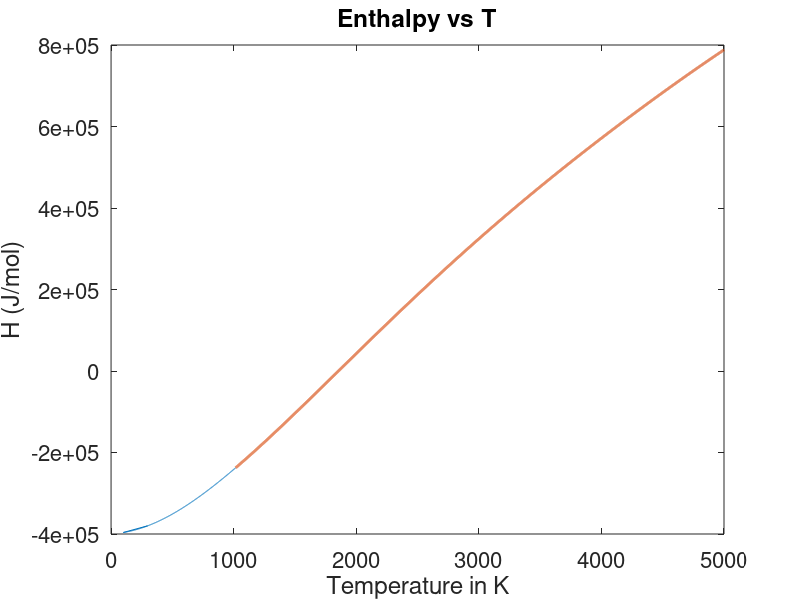
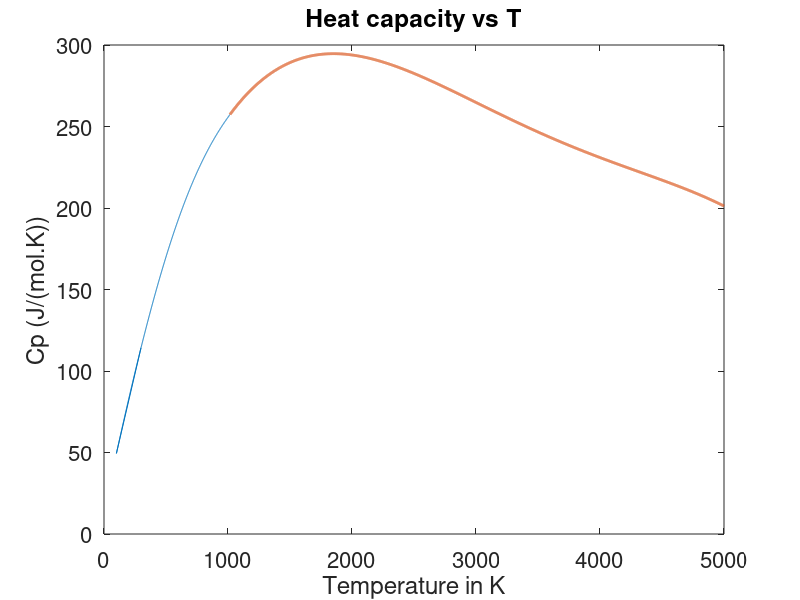
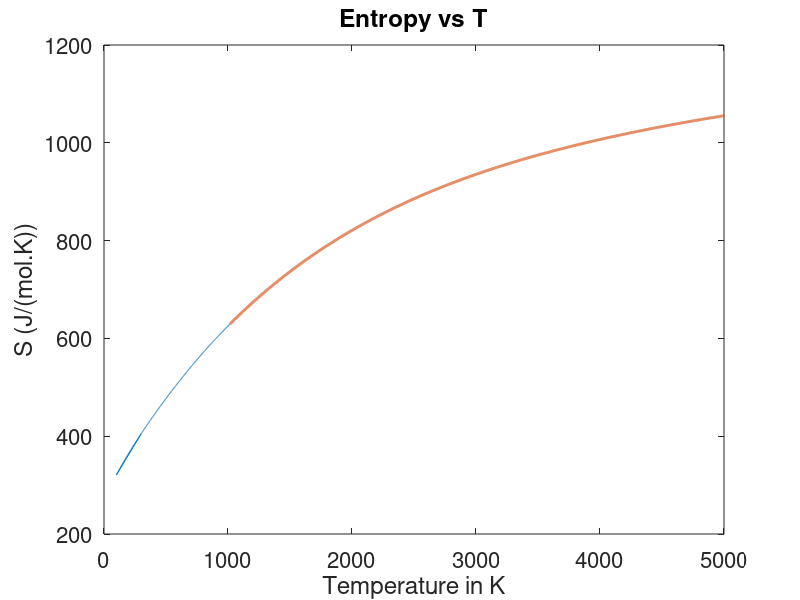
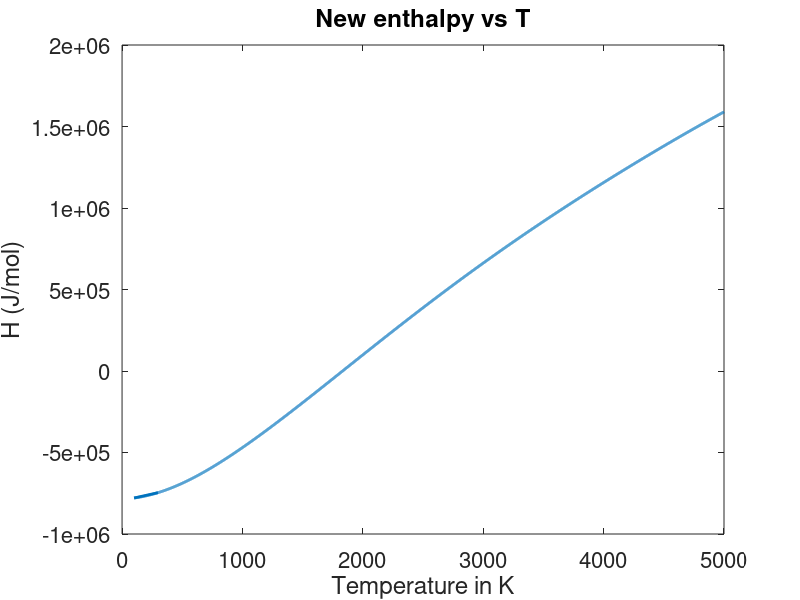

MATLAB code to generate these figures, in order:
%Created by Raphael BOICHOT around 2018, updated in March 2024 for public release
%Format of output data : T(K) H/(RT)(-) Cp/R(-) S/R(-) in columns
clc;
clear;
close all;
R=8.314462618;%(J/kmol.K)
cal=4.184;
R_cal=R/cal;
Tref = 298.15;
Default_fontsize=16;
fileID = fopen('Input.dat','r');
A = fread(fileID,45,'*char');
Data=cell2mat(textscan(char(fread(fileID,35,'*char')),'%f'));
Low_temp = Data(1);
High_temp = Data(2);
Cutting_temp = round(Data(3));
fread(fileID,2,'*char');
a1_HT = cell2mat(textscan(char(fread(fileID,15,'*char')),'%f'));
a2_HT = cell2mat(textscan(char(fread(fileID,15,'*char')),'%f'));
a3_HT = cell2mat(textscan(char(fread(fileID,15,'*char')),'%f'));
a4_HT = cell2mat(textscan(char(fread(fileID,15,'*char')),'%f'));
a5_HT = cell2mat(textscan(char(fread(fileID,15,'*char')),'%f'));
fread(fileID,7,'*char');
a6_HT = cell2mat(textscan(char(fread(fileID,15,'*char')),'%f'));
a7_HT = cell2mat(textscan(char(fread(fileID,15,'*char')),'%f'));
a1_BT = cell2mat(textscan(char(fread(fileID,15,'*char')),'%f'));
a2_BT = cell2mat(textscan(char(fread(fileID,15,'*char')),'%f'));
a3_BT = cell2mat(textscan(char(fread(fileID,15,'*char')),'%f'));
fread(fileID,7,'*char');
a4_BT = cell2mat(textscan(char(fread(fileID,15,'*char')),'%f'));
a5_BT = cell2mat(textscan(char(fread(fileID,15,'*char')),'%f'));
a6_BT = cell2mat(textscan(char(fread(fileID,15,'*char')),'%f'));
a7_BT = cell2mat(textscan(char(fread(fileID,15,'*char')),'%f'));
fclose(fileID);

%Plotting
T_BT=[Tref,Low_temp:1:Cutting_temp];
H_R_BT=a1_BT+a2_BT.*T_BT/2+a3_BT.*T_BT.^2/3+a4_BT.*T_BT.^3/4+a5_BT.*T_BT.^4/5+a6_BT./T_BT;
Cp_R_BT=a1_BT+a2_BT.*T_BT+a3_BT.*T_BT.^2+a4_BT.*T_BT.^3+a5_BT.*T_BT.^4;
S_R_BT=a1_BT.*log(T_BT)+a2_BT.*T_BT+a3_BT.*T_BT.^2/2+a4_BT.*T_BT.^3/3+a5_BT.*T_BT.^4/4+a7_BT;

T_HT=Cutting_temp:1:High_temp;
H_R_HT=a1_HT+a2_HT.*T_HT/2+a3_HT.*T_HT.^2/3+a4_HT.*T_HT.^3/4+a5_HT.*T_HT.^4/5+a6_HT./T_HT;
Cp_R_HT=a1_HT+a2_HT.*T_HT+a3_HT.*T_HT.^2+a4_HT.*T_HT.^3+a5_HT.*T_HT.^4;
S_R_HT=a1_HT.*log(T_HT)+a2_HT.*T_HT+a3_HT.*T_HT.^2/2+a4_HT.*T_HT.^3/3+a5_HT.*T_HT.^4/4+a7_HT;

figure(1)
plot(T_BT,H_R_BT.*T_BT*(R),T_HT,H_R_HT.*T_HT*R,'LineWidth',2)
title('Enthalpy vs T','Fontsize',Default_fontsize)
ylabel('H (J/mol)','Fontsize',Default_fontsize)
xlabel('Temperature in K','Fontsize',Default_fontsize);
set(gca,'FontSize',Default_fontsize)
saveas(gcf,'H_R_NASA.png');

figure(2)
plot(T_BT,Cp_R_BT*(R),T_HT,Cp_R_HT*R,'LineWidth',2)
title('Heat capacity vs T','Fontsize',Default_fontsize)
ylabel('Cp (J/(mol.K))','Fontsize',Default_fontsize)
xlabel('Temperature in K','Fontsize',Default_fontsize);
set(gca,'FontSize',Default_fontsize)
saveas(gcf,'Cp_R_NASA.png');

figure(3)
plot(T_BT,S_R_BT*(R),T_HT,S_R_HT*R,'LineWidth',2)
title('Entropy vs T','Fontsize',Default_fontsize)
ylabel('S (J/(mol.K))','Fontsize',Default_fontsize)
xlabel('Temperature in K','Fontsize',Default_fontsize);
set(gca,'FontSize',Default_fontsize)
saveas(gcf,'S_R_NASA.png');

T=[T_BT T_HT]';
S_R=[S_R_BT S_R_HT]';
H_RT=[H_R_BT H_R_HT]';
Cp_R=[Cp_R_BT Cp_R_HT]';
% raw_data=[T H_RT Cp_R S_R ];
% save thermo_data.txt raw_data -ascii;

fprintf('Cutting_temp = %g\n', Cutting_temp);
fprintf('Low coeffs a1..a7 =\n');
fprintf('%g ', a1_BT,a2_BT,a3_BT,a4_BT,a5_BT,a6_BT,a7_BT);
fprintf('\nHigh coeffs a1..a7 =\n');
fprintf('%g ', a1_HT,a2_HT,a3_HT,a4_HT,a5_HT,a6_HT,a7_HT);
fprintf('\n');

% compute H/RT at 298.15 using both sets
deltaHf = R*Tref * ( a1_BT + a2_BT*Tref/2 + a3_BT*Tref^2/3 + ...
               a4_BT*Tref^3/4 + a5_BT*Tref^4/5 + a6_BT/Tref );
fprintf('H(298.15) using LOW coefficients  = %g J/mol\n', deltaHf);

%hypothèses prises pour Co(acac)2
%On part des poynomes NASA du ligand acac seul
%La molécule complète a un Cp et un S de 2x Cp et S du ligand acac %(https://rmg.mit.edu/database/thermo/libraries/CHO/106/)
%Le deltaH de formation de acac et Co(acac)3 sont connus (Inorg.Chem.2025,64,21405−21418)
%On intégre H à partir du Cp(T) avec le deltaH de formation réel de Co(acac)2 (2/3) de celui de Co(acac)3

deltaHf=-267.6; %kcal.mol-1, valeur réelle pour Co(acac3)
Nb_ligand=2;
deltaHf_new=deltaHf*1000*cal*(2/3) %J/moles, 2/3 pour Co(acac)2
S_R_new=Nb_ligand*S_R;
Cp_R_new=Nb_ligand*Cp_R;

%recréation de H/RT from scratch à partir de Cp et de deltaH
Cp_fun_BT = @(T_int) Nb_ligand*R*(a1_BT + a2_BT.*T_int + a3_BT.*T_int.^2 + a4_BT.*T_int.^3 + a5_BT.*T_int.^4);
Cp_fun_HT = @(T_int) Nb_ligand*R*(a1_HT + a2_HT.*T_int + a3_HT.*T_int.^2 + a4_HT.*T_int.^3 + a5_HT.*T_int.^4);
cut=find(T==Cutting_temp)
for index=1:1:cut(1)
T_int=T(index);
H_new(index,1)=deltaHf_new+integral(Cp_fun_BT,298.15,T_int);
end
for index=cut(2):1:length(T)
T_int=T(index);
H_new(index,1)=deltaHf_new+integral(Cp_fun_HT,298.15,T_int);
end
%force la continuité de H
offset=H_new(cut(1))-H_new(cut(2))
H_new(cut(2):end)=H_new(cut(2):end)+offset;
H_RT_new=H_new./(R*T);

figure(4)
plot(T,H_RT_new.*T*R,'LineWidth',2)
title('New enthalpy vs T','Fontsize',Default_fontsize)
ylabel('H (J/mol)','Fontsize',Default_fontsize)
xlabel('Temperature in K','Fontsize',Default_fontsize);
set(gca,'FontSize',Default_fontsize)
saveas(gcf,'H_R_NASA_new.png');

figure(5)
plot(T,Cp_R_new*(R),'LineWidth',2)
title('New heat capacity vs T','Fontsize',Default_fontsize)
ylabel('Cp (J/(mol.K))','Fontsize',Default_fontsize)
xlabel('Temperature in K','Fontsize',Default_fontsize);
set(gca,'FontSize',Default_fontsize)
saveas(gcf,'Cp_R_NASA_new.png');

figure(6)
plot(T,S_R_new*(R),'LineWidth',2)
title('New entropy vs T','Fontsize',Default_fontsize)
ylabel('S (J/(mol.K))','Fontsize',Default_fontsize)
xlabel('Temperature in K','Fontsize',Default_fontsize);
set(gca,'FontSize',Default_fontsize)
saveas(gcf,'S_R_NASA_new.png');


[T_unique, idx_unique] = unique(T);
T = T(idx_unique); 
H_RT_new = H_RT_new(idx_unique);          
Cp_R_new = Cp_R_new(idx_unique);   
S_R_new = S_R_new(idx_unique);   

raw_data=[T H_RT_new Cp_R_new S_R_new];
save JANAF_input.txt raw_data -ascii;